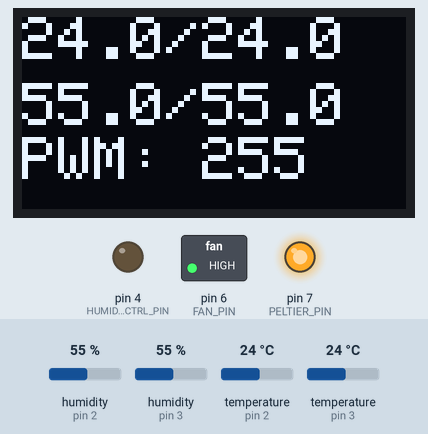
Simulated run of this sketch. Board: Arduino Uno, built with avr-gcc and run on an emulated ATmega328P. On the bench: 128×64 one-colour display, switched loads named in the sketch (green lamp = pin HIGH), output pins drawn as LEDs (lit = HIGH). Inputs (shaded band) come from the test bench; at power-on: humidity (sensors on pin 2, pin 3) 55 %, temperature (sensors on pin 2, pin 3) 24 °C. What the sketch prints to the serial monitor is not drawn.

Above: at 6.7 s.
6.8 s: humidity (sensor on pin 2) set to 22 %
At 9.1 s:
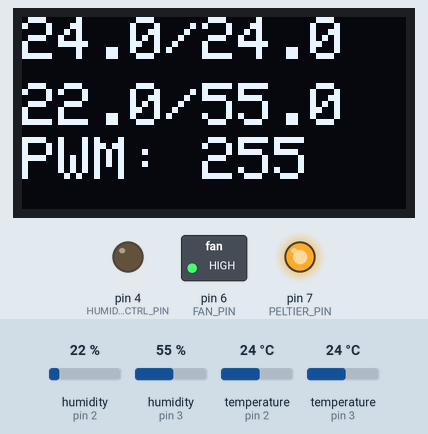
10.6 s: humidity (sensor on pin 3) set to 22 %
At 13.1 s:
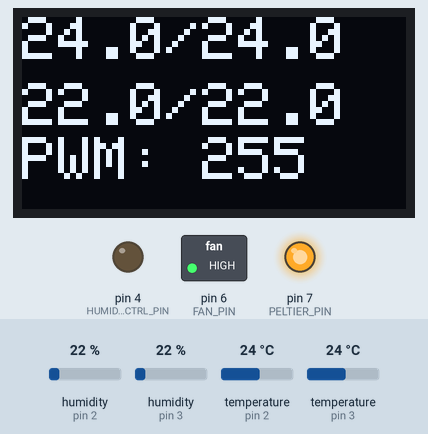
14.4 s: temperature (sensor on pin 2) set to 12 °C
At 15.7 s:
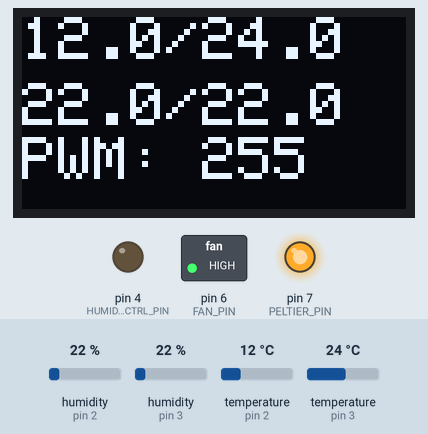
21.9 s: temperature (sensor on pin 3) set to 12 °C
At 27.2 s:
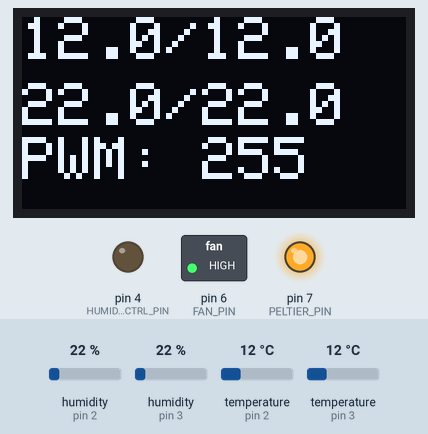
27.5 s: humidity (sensor on pin 2) set to 40 %
At 28.6 s:
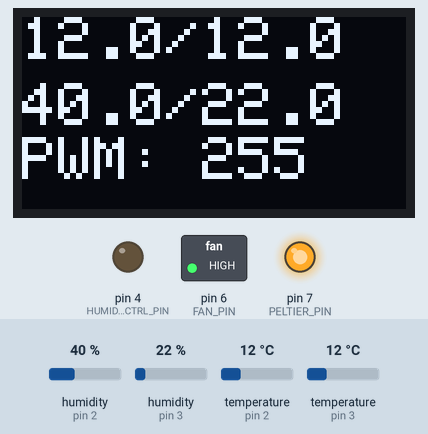
31.3 s: humidity (sensor on pin 3) set to 40 %
At 33.8 s:
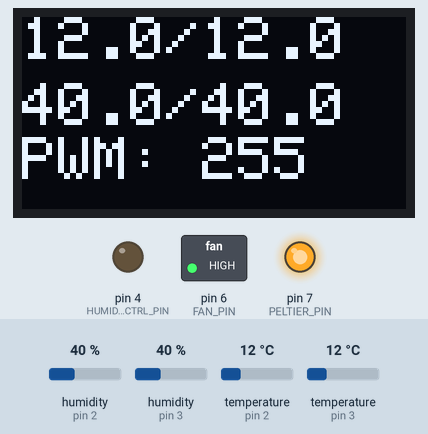
Timing chart, 0 to 38.6 s (numbered marks = the images above; inputs shaded):
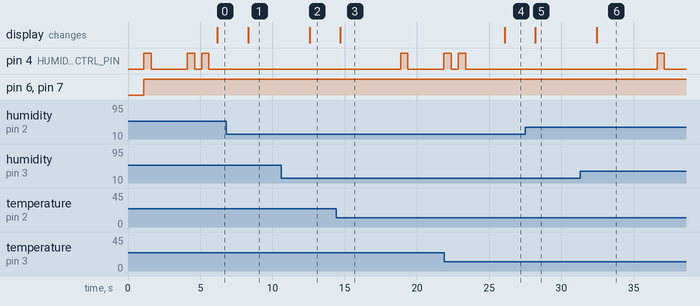

The sketch:

PID_Control.ino
```cpp
#include <DHT.h>
#include <Adafruit_GFX.h>
#include <Adafruit_SSD1306.h>
#include <PID_v1.h>
#include <avr/wdt.h>  // Watchdog timer

// === CONFIG FLAGS ===
const bool FAN_ALWAYS_ON = true;  // true = fan runs constantly, false = burst mode
const int FAN_PWM_VALUE = 255;  // Set between 0 (off) and 255 (full speed)
#define USE_OLED true
#define SHOW_INDIVIDUAL_TEMPS true

// === Pins ===
#define DHTPIN1 2
#define DHTPIN2 3
#define DHTTYPE DHT11
#define FAN_PIN 6
#define PELTIER_PIN 7
#define HUMIDIFIER_CTRL_PIN 4

// === OLED ===
#define SCREEN_WIDTH 128
#define SCREEN_HEIGHT 64
#define OLED_RESET -1
Adafruit_SSD1306 display(SCREEN_WIDTH, SCREEN_HEIGHT, &Wire, OLED_RESET);

// === Sensors ===
DHT dht1(DHTPIN1, DHTTYPE);
DHT dht2(DHTPIN2, DHTTYPE);

// === Setpoints ===
double Setpoint = 32.0;         // Temperature °C
double HumiditySetpoint = 80.0; // Humidity %

#define MIN_COOL_PWM 245

double Input;   // Average temp
double Output;
double Kp = 60, Ki = 0.5, Kd = 20;  // Adjusted tuning values
PID myPID(&Input, &Output, &Setpoint, Kp, Ki, Kd, DIRECT);

// === Humidifier control ===
bool humidifierIsOn = false;
unsigned long lastBurstTime = 0;
bool waitingForNextBurst = false;

// === Fan burst control ===
const unsigned long fanBurstDuration = 5000;   // Fan ON for -- seconds
const unsigned long fanRestDuration = 30000;   // Wait -- seconds between bursts
unsigned long lastFanBurstTime = 0;
bool fanIsOn = false;

// === Reset Timer ===
unsigned long lastResetTime = 0;
const unsigned long resetInterval = 1800000;  // 30 minutes in milliseconds

void sendPulse() {
  digitalWrite(HUMIDIFIER_CTRL_PIN, HIGH);
  delay(500);
  digitalWrite(HUMIDIFIER_CTRL_PIN, LOW);
  delay(500);
}

void turnHumidifierOn() {
  if (!humidifierIsOn) {
    sendPulse(); // OFF → ON
    humidifierIsOn = true;
  }
}

void turnHumidifierOff() {
  if (humidifierIsOn) {
    sendPulse(); // ON → Interval
    sendPulse(); // Interval → OFF
    humidifierIsOn = false;
  }
}

void burstHumidifier(int durationMs) {
  turnHumidifierOn();
  delay(durationMs);
  turnHumidifierOff();
}

void softwareReset() {
  wdt_enable(WDTO_15MS);  // Enable watchdog timer with shortest timeout
  while (1);              // Wait for watchdog to trigger reset
}

void setup() {
  Serial.begin(9600);
  dht1.begin();
  dht2.begin();

  pinMode(FAN_PIN, OUTPUT);
  pinMode(PELTIER_PIN, OUTPUT);
  pinMode(HUMIDIFIER_CTRL_PIN, OUTPUT);
  digitalWrite(HUMIDIFIER_CTRL_PIN, LOW);
  digitalWrite(FAN_PIN, LOW);  // Start fan OFF

  myPID.SetMode(AUTOMATIC);
  myPID.SetOutputLimits(0, 255);

  lastResetTime = millis();

#if USE_OLED
  if (!display.begin(SSD1306_SWITCHCAPVCC, 0x3C)) {
    Serial.println("OLED not found!");
  } else {
    display.clearDisplay();
    display.setTextSize(2);
    display.setTextColor(SSD1306_WHITE);
    display.setCursor(0, 0);
    display.println("OLED Initialized");
    display.display();
    delay(1000);
  }
#endif
}

void loop() {
  unsigned long currentMillis = millis();

  // === RESET CHECK ===
  if (currentMillis - lastResetTime >= resetInterval) {
    Serial.println("Resetting Arduino...");
    delay(1000);  // Give time for serial message to be sent
    softwareReset();  // Trigger watchdog reset
  }

  float t1 = dht1.readTemperature();
  float h1 = dht1.readHumidity();
  float t2 = dht2.readTemperature();
  float h2 = dht2.readHumidity();

  if (isnan(t1) || isnan(h1) || isnan(t2) || isnan(h2)) {
    Serial.println("Sensor read failed!");
    return;
  }

  Input = (t1 + t2) / 2.0;
  double avgHum = (h1 + h2) / 2.0;

  // === PID TEMP CONTROL ===
  int minPWM = 0;

  if (Setpoint <= 24) {
    if (Input >= 24.0) {
      minPWM = MIN_COOL_PWM;
    } else if ((Input - Setpoint) > 0.25) {
      minPWM = MIN_COOL_PWM;
    } else {
      minPWM = 0;
    }
  } else {
    if (Setpoint <= 26) minPWM = MIN_COOL_PWM;
    else if (Setpoint <= 28) minPWM = 120;
    else if (Setpoint <= 30) minPWM = 190;
    else if (Setpoint <= 32) minPWM = 220;
    else minPWM = 255;
  }

  // Clamp: Full power until close to setpoint
  if (Setpoint - Input > 0.25) {
    Output = 255;
  } else {
    myPID.Compute();
  }

  // Enforce minimum cooling threshold if applicable
  if (Input > Setpoint && Output < minPWM) {
    Output = minPWM;
  }

  analogWrite(PELTIER_PIN, (int)Output);


  // === FAN CONTROL ===
    if (FAN_ALWAYS_ON) {
    analogWrite(FAN_PIN, FAN_PWM_VALUE);  // Fan always ON with set PWM
  } else {
    if (!fanIsOn && (currentMillis - lastFanBurstTime >= fanRestDuration)) {
      analogWrite(FAN_PIN, FAN_PWM_VALUE);  // Turn fan ON with set PWM
      fanIsOn = true;
      lastFanBurstTime = currentMillis;
    }

    if (fanIsOn && (currentMillis - lastFanBurstTime >= fanBurstDuration)) {
      analogWrite(FAN_PIN, 0);   // Turn fan OFF
      fanIsOn = false;
    }
  }


  // === HUMIDITY BURST CONTROL ===
  double humidityError = HumiditySetpoint - avgHum;

  if (!waitingForNextBurst) {
    if (humidityError > 5.0) {
      burstHumidifier(2000);
      lastBurstTime = currentMillis;
      waitingForNextBurst = true;
    } else if (humidityError > 0.5) {
      burstHumidifier(1000);
      lastBurstTime = currentMillis;
      waitingForNextBurst = true;
    } else {
      turnHumidifierOff();
    }
  }

  if (waitingForNextBurst && (currentMillis - lastBurstTime >= 15000)) {
    waitingForNextBurst = false;
  }

  // === SERIAL OUTPUT ===
#if SHOW_INDIVIDUAL_TEMPS
  Serial.print("T1: "); Serial.print(t1, 1); Serial.print("°C | ");
  Serial.print("H1: "); Serial.print(h1, 1); Serial.print("% || ");
  Serial.print("T2: "); Serial.print(t2, 1); Serial.print("°C | ");
  Serial.print("H2: "); Serial.print(h2, 1); Serial.print("% || ");
#else
  Serial.print("Avg Temp: ");
  Serial.print(Input, 1);
  Serial.print(" °C | Avg Hum: ");
  Serial.print(avgHum, 1);
#endif

  Serial.print(" % | ");
  Serial.print("Setpoint T: ");
  Serial.print(Setpoint, 1);
  Serial.print(" °C | Setpoint H: ");
  Serial.print(HumiditySetpoint, 1);
  Serial.print(" % | ");
  Serial.print("PWM: ");
  Serial.println((int)Output);

  // === OLED OUTPUT ===
#if USE_OLED
  display.clearDisplay();
  display.setTextSize(2);
  display.setCursor(0, 0);

#if SHOW_INDIVIDUAL_TEMPS
  display.print(t1, 1); display.print("/"); display.println(t2, 1);
  display.setCursor(0, 22);
  display.print(h1, 1); display.print("/"); display.println(h2, 1);
#else
  display.print(Input, 1); display.println("C");
  display.setCursor(0, 20);
  display.print(avgHum, 1); display.println("%");
#endif

  display.setCursor(0, 40);
  display.print("PWM: ");
  display.println((int)Output);
  display.display();
#endif

  delay(2000);
}
```

Measured:
- after the input at 6.8 s, the display: changes after 1.5 s (image 1)
- after the input at 10.6 s, the display: changes after 2.0 s (image 2)
- after the input at 14.4 s, the display: changes after 0.29 s (image 3)
- after the input at 21.9 s, the display: changes after 4.2 s (image 4)
- after the input at 27.5 s, the display: changes after 0.70 s (image 5)
- after the input at 31.3 s, the display: changes after 1.2 s (image 6)
